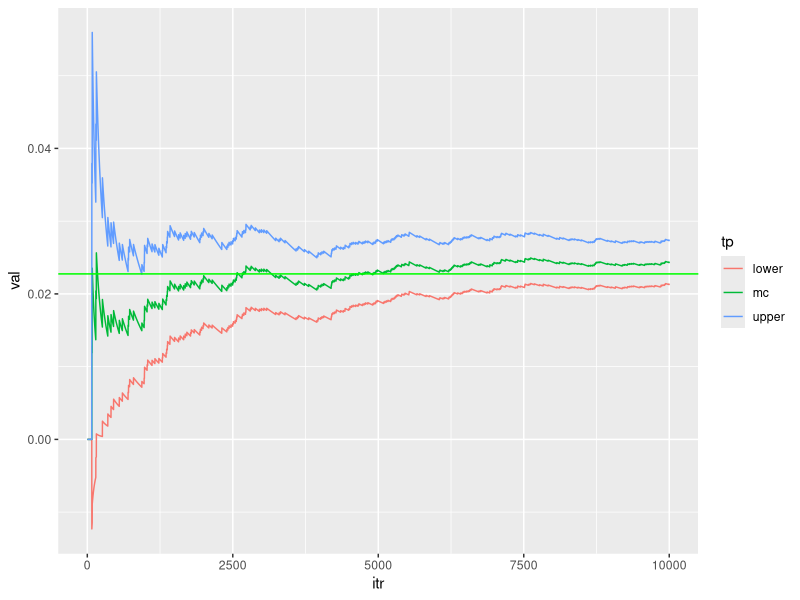
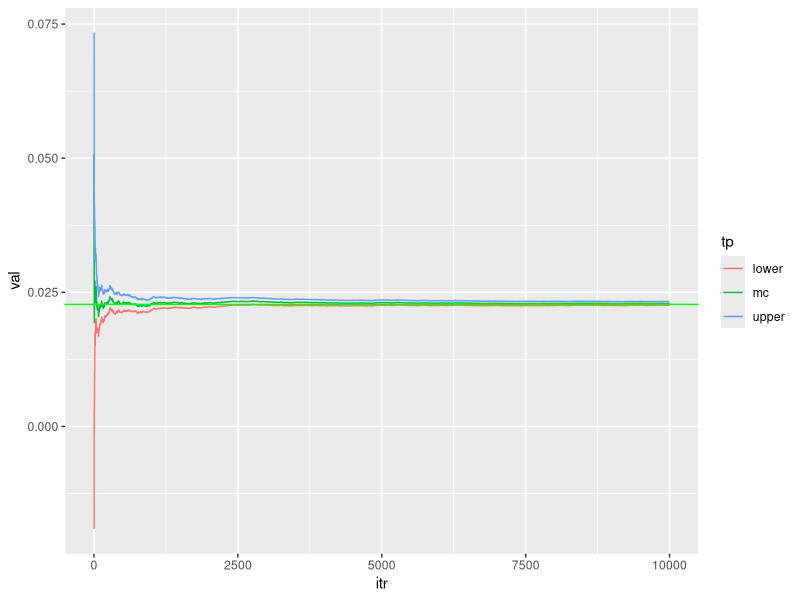
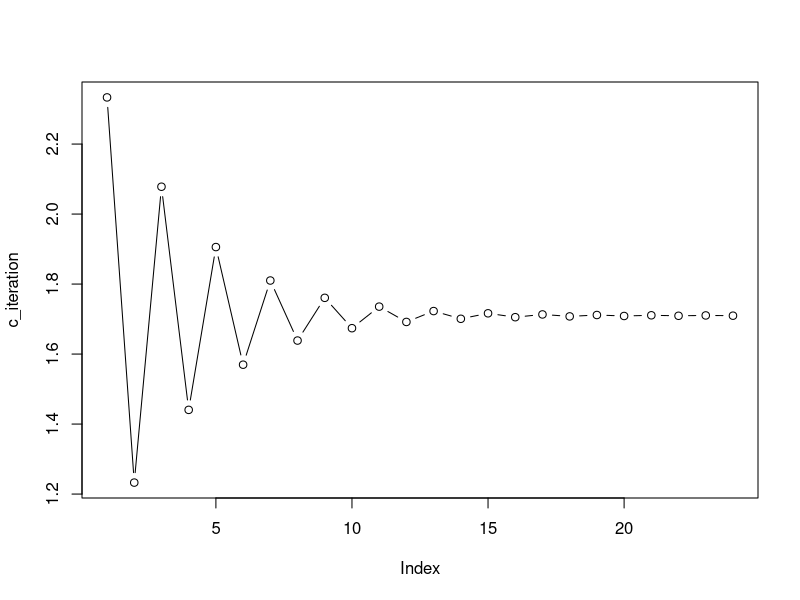
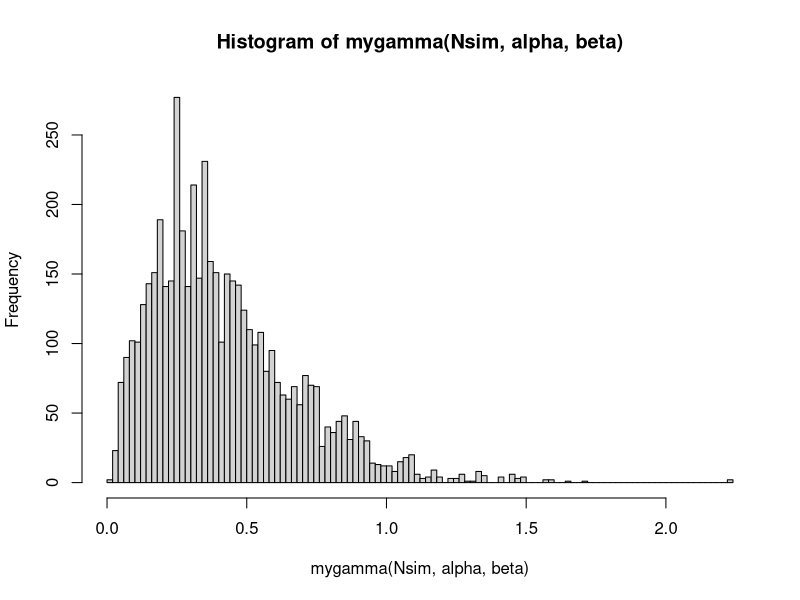

These figures' R source, in order:
## ---- chunk 1
Nsim=10^4

indicator=function(x){
y=ifelse((x>2),1,0)
return(y)}

newdata<-rnorm(Nsim, 0,1 )

mc=c(); v=c(); upper=c(); lower=c()

for (j in 1:Nsim)
{
mc[j]=mean(indicator(newdata[1:j]))
v[j]=(j^{-1})*var(indicator(newdata[1:j]))
upper[j]=mc[j]+1.96*sqrt(v[j])
lower[j]=mc[j]-1.96*sqrt(v[j])
}

library(ggplot2)
values=c(mc,upper,lower)
type=c(rep("mc",Nsim),rep("upper",Nsim),rep("lower",Nsim))
iter=rep(seq(1:Nsim),3)
data=data.frame(val=values, tp=type, itr=iter)
Rcode<-ggplot(data,aes(itr,val,col=tp))+geom_line(size=0.5)
Rcode+geom_hline(yintercept=1-pnorm(2),color="green",size=0.5)
## ---- chunk 2
Nsim=10^4
normal_density=function(x)
{y=(1/sqrt(2*pi))*exp(-0.5*(x^2))
return(y)}
x=2-log(runif(Nsim))
ImpS=c(); v=c(); upper=c(); lower=c()
for (j in 1:Nsim)
{
ImpS[j]=mean(normal_density(x[1:j])/exp(-(x[1:j]-2)))
v[j]=(j^{-1})*var(normal_density(x[1:j])/exp(-(x[1:j]-2)))
upper[j]=ImpS[j]+1.96*sqrt(v[j])
lower[j]=ImpS[j]-1.96*sqrt(v[j])
}

library(ggplot2)
values=c(ImpS,upper,lower)
type=c(rep("mc",Nsim),rep("upper",Nsim),rep("lower",Nsim))
iter=rep(seq(1:Nsim),3)
data=data.frame(val=values, tp=type, itr=iter)
ggplot(data,aes(itr,val,col=tp))+geom_line(size=0.5)+
geom_hline(yintercept=1-pnorm(2),color="green",size=0.5)

## ---- chunk 3
f_firstorder=function(x){x^3-5}
f_secondorder=function(x){3*x}
x_old=1;tolerance=1e-3
max_its=2000;iteration=1;difference=2
c_iteration<-c() ## to collect numbers generated in the iteration process 
while(difference>tolerance & iteration<max_its){
  x_updated=x_old-(f_firstorder(x_old)/f_secondorder(x_old))
  difference=abs(x_updated-x_old);
  iteration=iteration+1;
  x_old=x_updated
  c_iteration<-c(c_iteration,x_updated)}

plot(c_iteration,type="b")
## ---- chunk 4
# Data generation
set.seed(123)
n=500
x1_norm<-rnorm(n)
x2_norm<-rnorm(n,3,4)
x3_norm<-rnorm(n,4,6)
x_combined<-cbind(1,x1_norm,x2_norm,x3_norm) # dimension: n*4
coefficients_new<-c(1,2,3,4)  #true regression coefficient
inv_logit<-function(x,b){exp(x%*%b)/(1+exp(x%*%b))}
prob_generated<-inv_logit(x_combined,coefficients_new)
y<-c()
for (i in 1:n) {y[i]<-rbinom(1,1,prob_generated[i])}

# Newton Raphson

#We need to set random starting values.
beta_old<-c(1,1,1,1)
tolerance=1e-3
max_its=2000;iteration=1;difference=2
W<-matrix(0,n,n)

while(difference>tolerance & iteration<max_its)
  {
  # The first order
  f_firstorder<-t(x_combined)%*%(y-inv_logit(x_combined,beta_old))
  # The second order
  diag(W) = inv_logit(x_combined,beta_old)*(1-inv_logit(x_combined,beta_old))
  f_secondorder<--t(x_combined)%*%W%*%x_combined
  # Calculate the beta_updated
  beta_updated=beta_old-(solve(f_secondorder)%*%f_firstorder)
  difference=max(abs(beta_updated-beta_old));
  iteration=iteration+1;
  beta_old=beta_updated}

beta_old

## ---- chunk 5
alpha=2.7; beta=6.3 # I randomly chose alpha and beta values for the target gamma function

Nsim=5000  ## define the number of iteration 

X=c(rgamma(1,1)) # initialize the chain from random starting numbers
mygamma<-function(Nsim,alpha,beta){
for (i in 2:Nsim){
  Y=rnorm(1)
  rho=dgamma(Y,alpha,beta)*dnorm(X[i-1])/(dgamma(X[i-1],alpha,beta)*dnorm(Y))
  X[i]=X[i-1] + (Y-X[i-1])*(runif(1)<rho)
}
X
}

hist(mygamma(Nsim,alpha,beta), breaks = 100)
